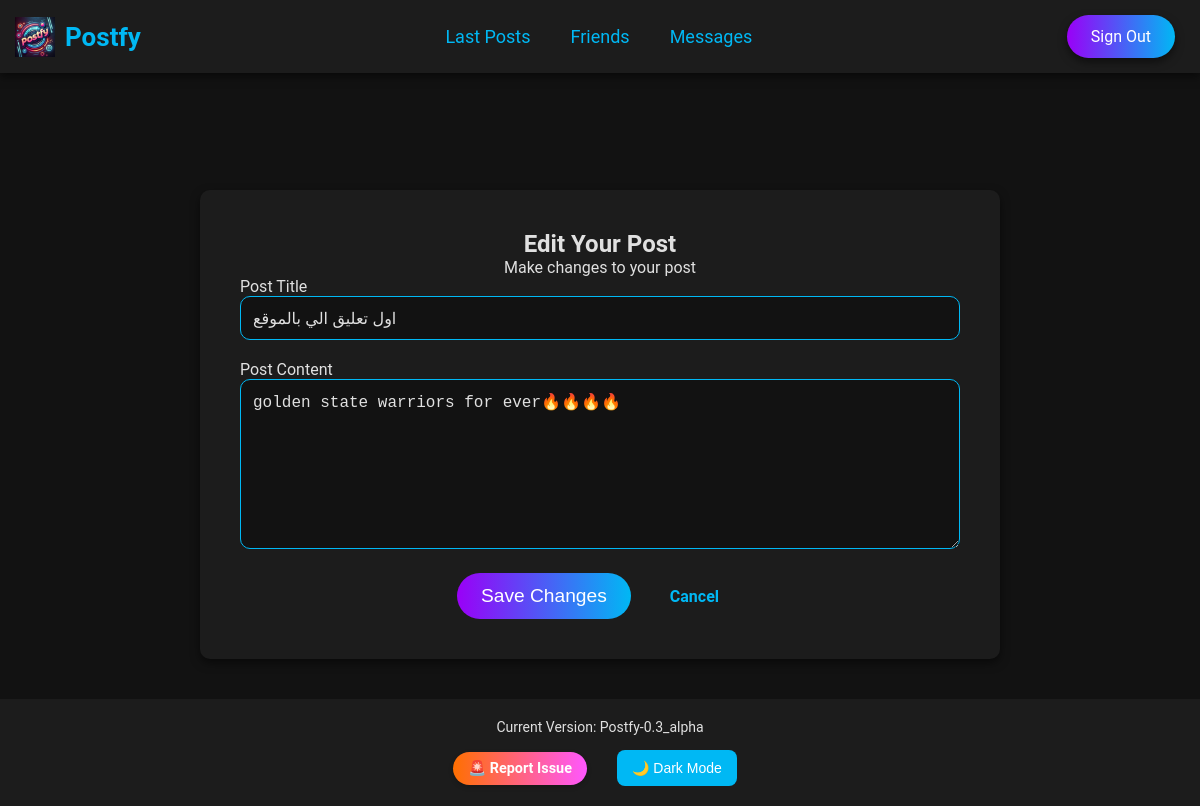
The app's page /edit_post/6 (signed in) with its own data.
### app.py (models this page shows, shortened)
class Post(db.Model):
    id = db.Column(db.Integer, primary_key=True)
    title = db.Column(db.String(255), nullable=False)
    content = db.Column(db.Text, nullable=False)
    user_id = db.Column(db.Integer, db.ForeignKey('user.id'), nullable=False)
    date_posted = db.Column(
        db.DateTime, default=datetime.utcnow)
    user = db.relationship('User', backref='posts', lazy=True)

### app.py (the view)
@app.route('/edit_post/<int:post_id>', methods=['GET', 'POST'])
@login_required
def edit_post(post_id):
    post = Post.query.get_or_404(post_id)
    if post.user_id != session['user_id']:
        flash("You can only edit your own posts!", 'danger')
        return redirect(url_for('newposts'))
    if request.method == 'POST':
        post.title = request.form['post_title']
        post.content = request.form['post_content']
        db.session.commit()
        flash("Post updated successfully!", 'success')
        return redirect(url_for('newposts'))
    return render_template('edit_post.html', post=post)

### app.py (called while the page is built)
@app.context_processor
def inject_version():
    return dict(APP_VERSION=APP_VERSION)

def login_required(f):
    @wraps(f)
    def decorated_function(*args, **kwargs):
        if 'user_id' not in session:
            return redirect(url_for('login'))
        return f(*args, **kwargs)
    return decorated_function

### Templates/edit_post.html (shortened to what this page needs)
{% extends "base.html" %}
{% block content %}
<section class="newpost-section">
    <h2>Edit Your Post</h2>
    <p>Make changes to your post</p>
    <form method="POST" action="{{ url_for('edit_post', post_id=post.id) }}" class="newpost-form">
        <div class="form-group">
            <label for="post_title">Post Title</label>
            <input type="text" id="post_title" name="post_title" value="{{ post.title }}" required class="input-field">
        </div>
        <div class="form-group">
            <label for="post_content">Post Content</label>
            <textarea id="post_content" name="post_content" rows="8" required
                class="textarea-field">{{ post.content }}</textarea>
        </div>
        <div class="form-actions">
            <button type="submit" class="cta-btn neon-btn">Save Changes</button>
            <a href="{{ url_for('newposts') }}" class="cta-link back-link">Cancel</a>
        </div>
    </form>
</section>
{% endblock %}

### static/css/styles.css (style rules this page uses)
:root { --neon-blue: #00b8f4; --neon-pink: #ff57ff; --neon-purple: #9a00f7; --neon-green: #00ff87; --neon-yellow: #ffcc00; --neon-orange: #ff6f00; --dark-background: #121212; --light-background: #1c1c1c; --button-hover: #ff57ff; --text-light: #e0e0e0; --shadow: rgba(0, 0, 0, 0.5); }
* { margin: 0; padding: 0; box-sizing: border-box; }
body { font-family: 'Roboto', sans-serif; margin-top: 70px; background-color: var(--dark-background); color: var(--text-light); }
.cta-btn, .cta-link { text-decoration: none; color: white; padding: 12px 24px; font-size: 1.1rem; border-radius: 30px; transition: background 0.3s ease, color 0.3s ease; }
.cta-btn { background: var(--neon-pink); }
.cta-link { color: var(--neon-blue); font-weight: bold; }
.newpost-section { background: var(--light-background); padding: 40px; border-radius: 10px; box-shadow: 0 4px 15px var(--shadow); max-width: 1200px; margin: 40px auto; }
.form-group { margin-bottom: 20px; text-align: left; }
.input-field, .textarea-field { width: 100%; padding: 12px; font-size: 1rem; background-color: var(--dark-background); color: var(--text-light); border: 1px solid var(--neon-blue); border-radius: 10px; transition: border 0.3s ease, transform 0.3s ease; }
.neon-btn { background: linear-gradient(to right, var(--neon-purple), var(--neon-blue)); color: white; padding: 12px 24px; border-radius: 30px; border: none; cursor: pointer; font-size: 1.2rem; transition: background 0.3s ease, transform 0.3s ease; }
.back-link { display: inline-block; margin-left: 15px; font-size: 1rem; color: var(--neon-blue); text-decoration: none; transition: color 0.3s ease; }
.form-actions { display: flex; justify-content: center; align-items: center; }

### static/css/custom_theme.css (style rules this page uses)
:root { --dark-background: #121212; --light-background: #1c1c1c; --text-light: #e0e0e0; --neon-blue: #00b8f4; --shadow: rgba(0, 0, 0, 0.5); }

### Templates/edit_post.html (style rules this page uses)
.newpost-section { background: var(--light-background); padding: 40px; border-radius: 10px; box-shadow: 0 4px 10px var(--shadow); max-width: 800px; margin: 40px auto; text-align: center; }
.form-group { margin-bottom: 20px; text-align: left; }
.input-field, .textarea-field { width: 100%; padding: 12px; font-size: 1rem; background-color: var(--dark-background); color: var(--text-light); border: 1px solid var(--neon-blue); border-radius: 10px; transition: border 0.3s ease, transform 0.3s ease; }
.neon-btn { background: linear-gradient(to right, var(--neon-purple), var(--neon-blue)); color: white; padding: 12px 24px; border-radius: 30px; border: none; cursor: pointer; font-size: 1.2rem; transition: background 0.3s ease, transform 0.3s ease; }
.back-link { display: inline-block; margin-left: 15px; font-size: 1rem; color: var(--neon-blue); text-decoration: none; transition: color 0.3s ease; }
.form-actions { display: flex; justify-content: center; align-items: center; }

### records on screen
Post: post_title "اول تعليق الي بالموقع", post_content "golden state warriors for ever🔥🔥🔥🔥"

### other values on screen
{{ APP_VERSION }} "Postfy-0.3_alpha"
